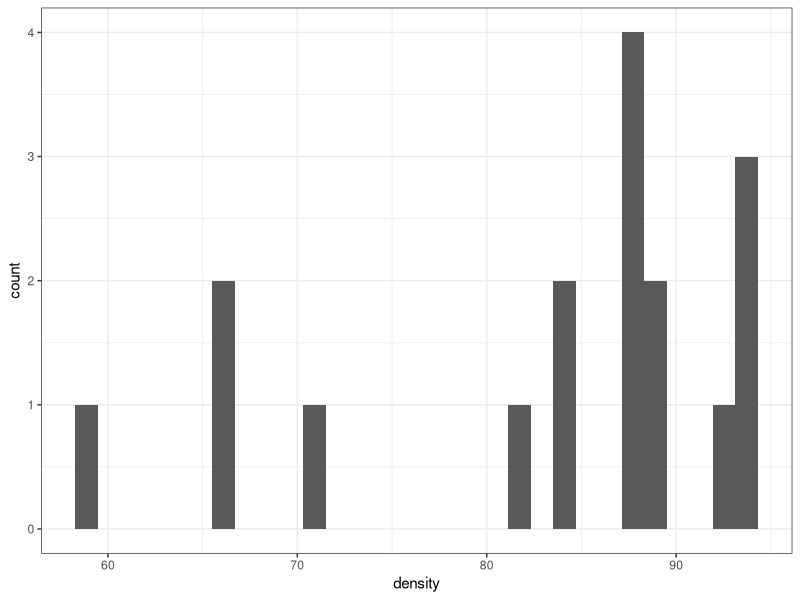
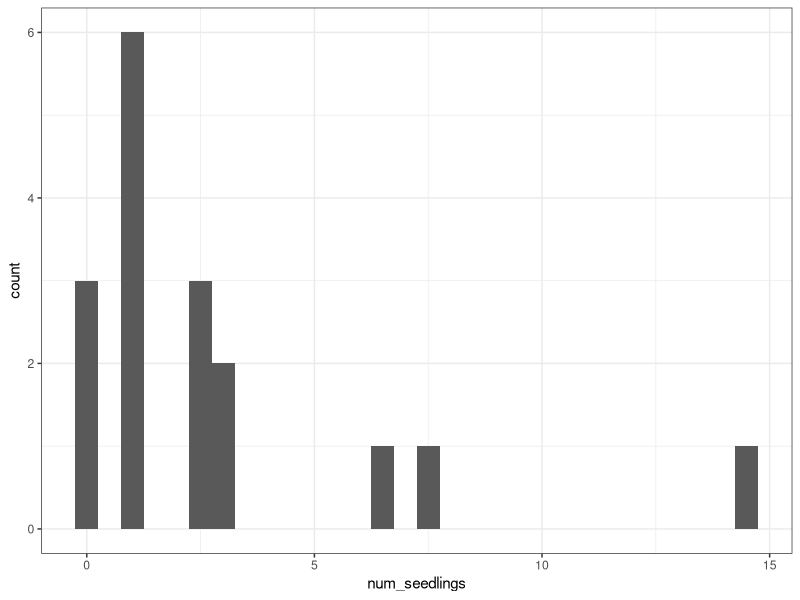
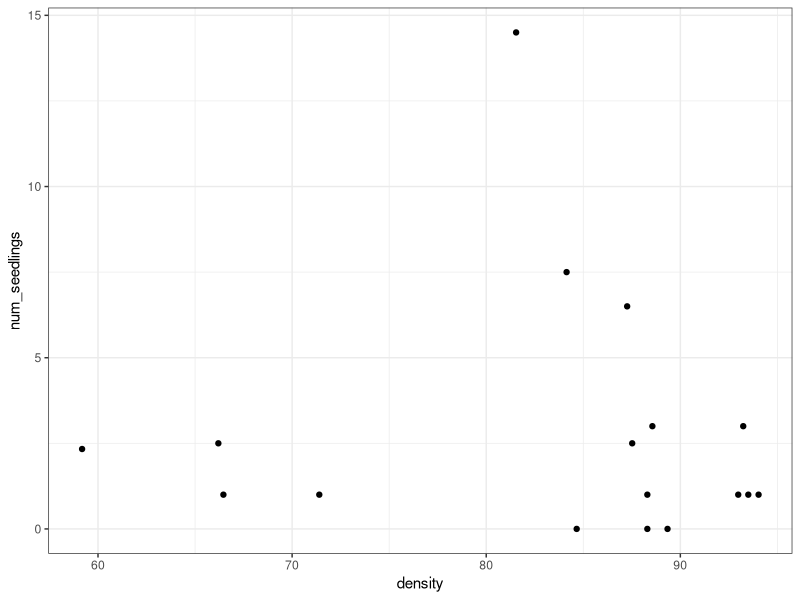
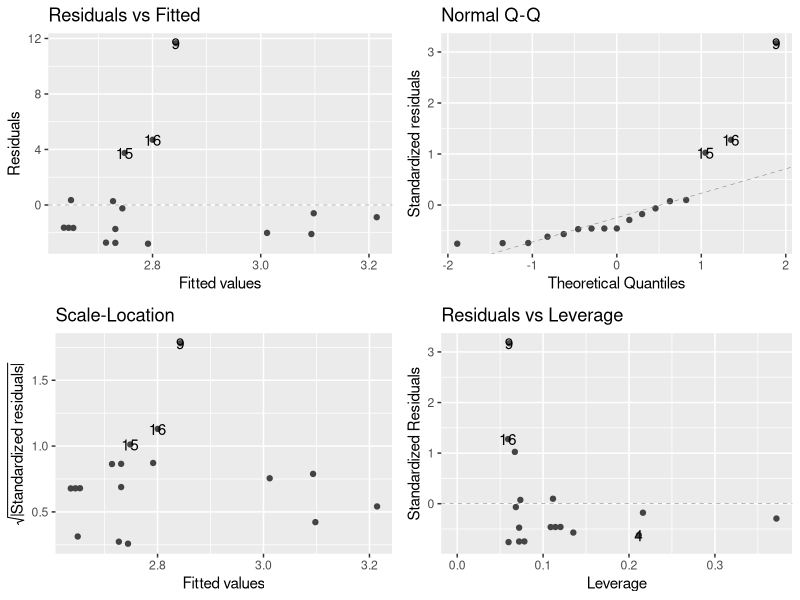
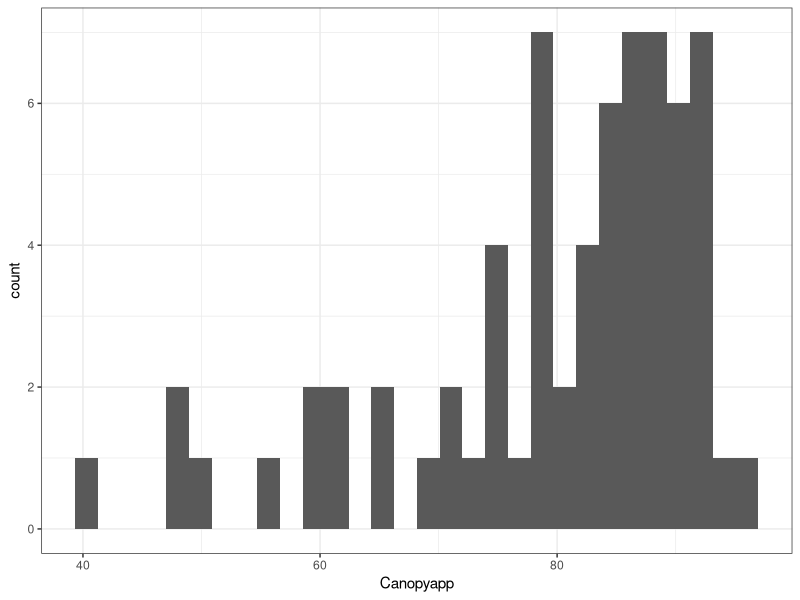
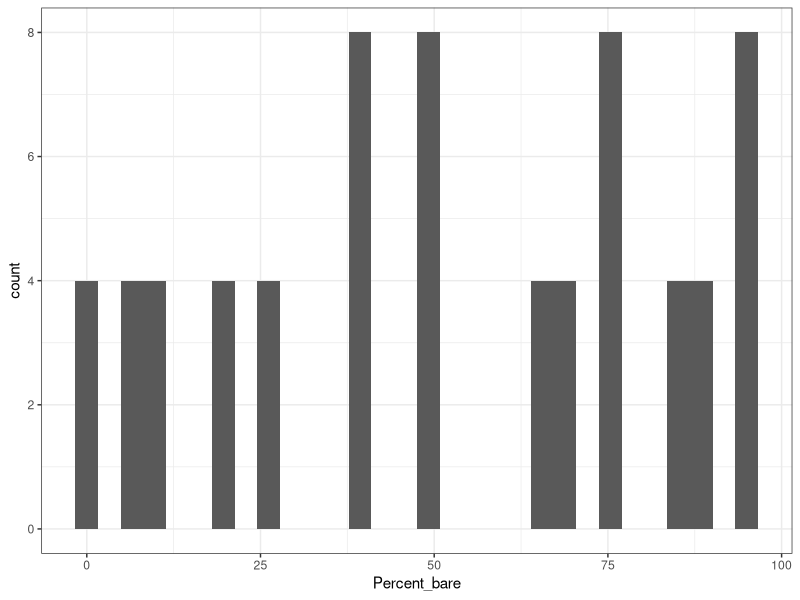
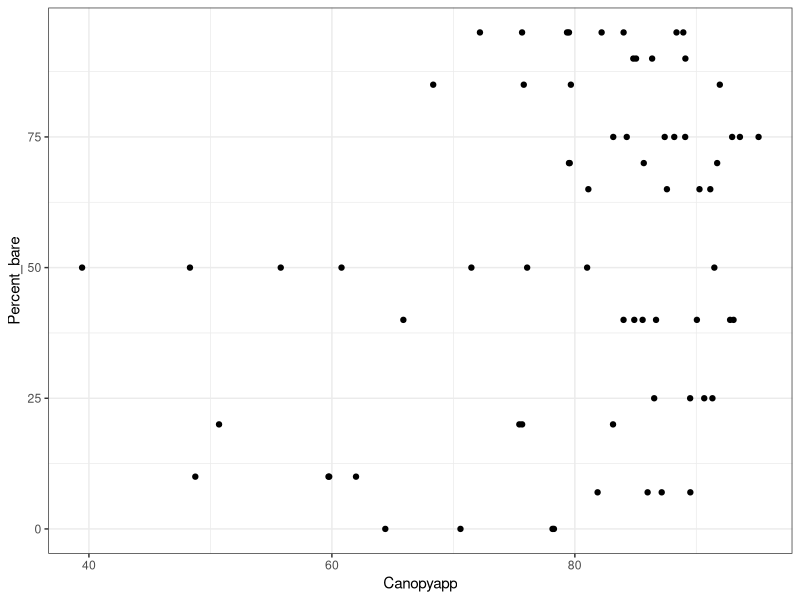
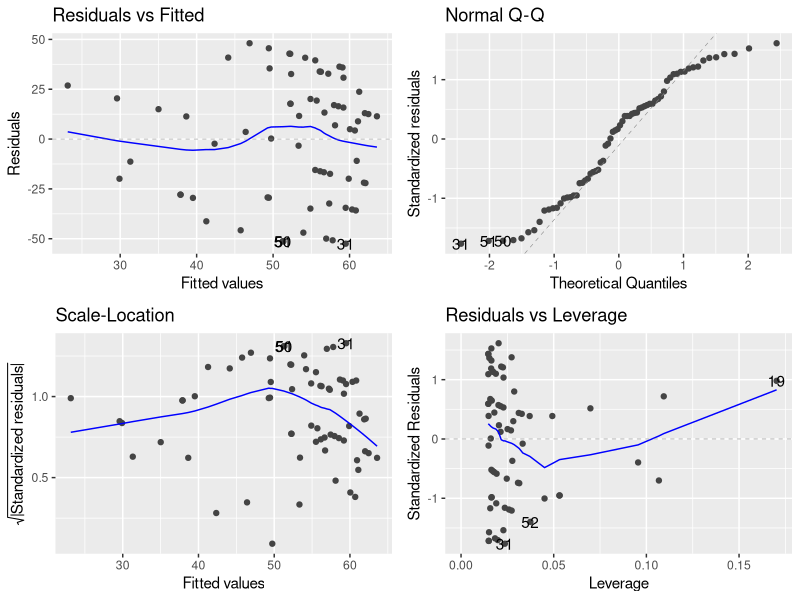

These charts were generated, in order, by the following R code:
## ---- chunk 1
rm(list = ls())
library(here)
library(tidyverse)
library(ggfortify)
## ---- chunk 2
regen <- read.csv(here("Data", "Processed", "correct_regen.csv"), stringsAsFactors = TRUE)
density <- read.csv(here("Data", "Processed", "correct_density.csv"), stringsAsFactors = TRUE)
## ---- chunk 3
regen_by_plot <- regen %>% 
  group_by(Forest, Plot_num) %>%
  summarize(num_seedlings = mean(Regen_count))
## ---- chunk 4
avg_density <- density %>%
  group_by(Forest, Plot_num) %>%
  summarize(density = mean(Densiometer))
## ---- chunk 5
regen_by_plot$ID <- paste(regen_by_plot$Forest,regen_by_plot$Plot_num)

avg_density$ID <- paste(avg_density$Forest,avg_density$Plot_num) 
## ---- chunk 6
combined_data <- regen_by_plot %>% full_join(avg_density, by = c("ID")) %>%
  select(-c(Plot_num.x, Forest.x)) %>%
  rename(c("Forest"="Forest.y", "Plot_num" = "Plot_num.y")) 
## ---- chunk 7
ggplot(combined_data, aes(x = density)) + 
  geom_histogram() +
  theme_bw() 
## ---- chunk 8
ggplot(combined_data, aes(x = num_seedlings)) +
  geom_histogram() +
  theme_bw() #In my data exploration I looked at this variable and determined the data were legit, so even though it looks like there is an outlier I feel good to move ahead.
## ---- chunk 9
ggplot(combined_data, aes(x = density, y = num_seedlings)) +
  geom_point() +
  theme_bw()
## ---- chunk 10
regen_dens_mod <- lm(num_seedlings ~ density, combined_data)
## ---- chunk 11
autoplot(regen_dens_mod, smooth.colour = NA)
## ---- chunk 12
anova(regen_dens_mod)   
## ---- chunk 13
summary(regen_dens_mod) 
## ---- chunk 14
ggplot(density, aes(x = Canopyapp)) +
  geom_histogram() +
  theme_bw() 
## ---- chunk 15
ggplot(density, aes(x = Percent_bare)) +
  geom_histogram() +
  theme_bw() 
## ---- chunk 16
ggplot(density, aes(x = Canopyapp, y = Percent_bare)) +
  geom_point() +
  theme_bw()
## ---- chunk 17
density_bare_ground_mod <- lm(Percent_bare ~ Canopyapp, density)
## ---- chunk 18
autoplot(density_bare_ground_mod)
## ---- chunk 19
anova(density_bare_ground_mod)
## ---- chunk 20
summary(density_bare_ground_mod)
## ---- chunk 21
ggplot(density, aes(x = Canopyapp, y = Percent_bare)) +
  geom_point(size = 2) +
  geom_smooth(method = "lm") +
  xlab("Canopy Density") +
  ylab("Percent Bare Ground") 
## ---- chunk 22
ferns <- density %>% 
  filter(Forest == "Kip" | Forest == "Donnerville")

ferns$Forest <- factor(ferns$Forest) 
levels(ferns$Forest) 
## ---- chunk 23
ggplot(ferns, aes(x = Percent_ferns)) +
  geom_histogram() +
  theme_bw() 
## ---- chunk 24
ggplot(ferns, aes(x = Forest, y = Percent_ferns)) +
  geom_boxplot() +
  theme_bw() #looks like there is variation in the amount of ferns between forests
## ---- chunk 25
ferns_forest_glm <- glm(Percent_ferns ~ Forest, data = ferns, family = poisson())

#poisson family has a log link (because outcome must be positive and I'm dealing with percents) and assumes a poisson distribution
## ---- chunk 26
autoplot(ferns_forest_glm)
## ---- chunk 27
anova(ferns_forest_glm, test = "Chisq") 
## ---- chunk 28
summary(ferns_forest_glm) 
## ---- chunk 29
ggplot(ferns, aes(x = Forest, y = Percent_ferns)) +
  geom_boxplot() +
  geom_point(position = "jitter", size = 2, alpha = 0.5, color = "blue")+ #generate "noise" to show possible data points 
  theme_bw() +
  ylab("Percent Ferns") +
  xlab("Forest")
## ---- chunk 30
regen_chi_squared <- regen %>% 
  filter(Forest == "Degrasse" | Forest == "South Hammond") 


regen_chi_squared$Forest <- factor(regen_chi_squared$Forest) #So R relevels the Forest variable
levels(regen_chi_squared$Forest) #good
## ---- chunk 31
ggplot(regen_chi_squared, aes(x = Regen_count)) +
  geom_histogram()
## ---- chunk 32
total_regen <- regen_chi_squared %>% group_by(Forest) %>% summarise(total_regen = sum(Regen_count))
## ---- chunk 33
ggplot(total_regen, aes(x = Forest, y = total_regen)) +
  geom_bar(stat = 'identity', position = 'dodge') + #plotting the count 
  theme_bw() 
## ---- chunk 34
regen.mat <- xtabs(total_regen ~ Forest,
                  data = total_regen)

regen.mat #shows a table
## ---- chunk 35
regen.chi <- chisq.test(regen.mat) 

regen.chi #smallish p-value
## ---- chunk 36
#Before plotting I am going to summarize the data a bit to get standard deviation for errorbars.
regen_for_plotting <- regen_chi_squared %>% group_by(Forest) %>%
  summarize(total_count = sum(Regen_count), sd_regen = sd(Regen_count))
## ---- chunk 37
ggplot(regen_for_plotting, aes(x = Forest, y = total_count)) +
  geom_bar(stat = "identity") +
  geom_errorbar(aes(ymin= total_count-sd_regen, ymax= total_count+sd_regen), width=.2, position = position_dodge(.9)) +
  theme_bw() +
  ylab("Regen Count")
